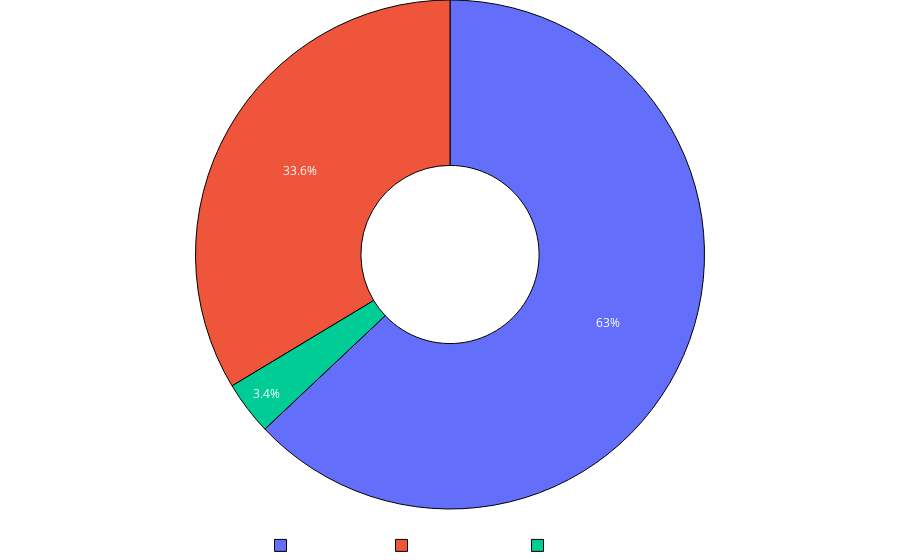

The notebook cell saved with this chart:
### Markdown cell above
# Análisis Descriptivo de los Datos

## Aportación del PIB de cada Sector
En el gráfico de proporciones (donut chart), observamos que los sectores se distribuyen de la siguiente manera: el sector primario representa el 3.4%, el sector secundario un 33.6%, y el sector terciario un 63% del total. Esta distribución resalta la predominancia del sector terciario en la estructura económica, lo que indica un enfoque hacia servicios y actividades relacionadas con la asistencia social, educación y alojamiento temporal.

### Code cell
fig = mg.pibPorSectorProporcion(pibPorSector).update_layout(margin=dict(t=0, b=0),title='', autosize=True, legend=dict(xanchor='center', yanchor='bottom', x=.5, y=-.1, orientation="h"), plot_bgcolor='rgba(0,0,0,0)', paper_bgcolor='rgba(0, 0, 0, 0)').update_legends(font=dict(color='white', size=12)).update_traces(textfont=dict(color='white'))

config = {
    'responsive':True,
    'scrollZoom':False,
    'staticPlot':False,
    'displayModeBar':False
}

nums = {
    '0': '₀',
    '1': '₁',
    '2':'₂',
    '3':'₃',
    '4':'₄',
    '5':'₅',
    '6':'₆',
    '7':'₇',
    '8':'₈',
    '9':'₉'
}

funcNum = lambda x: ''.join([nums[i] for i in str(x)])
Numero = lambda x: 'X' + funcNum(x)

fig

### Figure 1 — Plotly figure (JSON) as saved in the notebook; plotly's stock layout.template omitted (floating-point values rounded to 4 significant figures)
{"data": [{"hole": 0.35, "hoverinfo": "label+value+percent", "labels": ["PIB_primarias", "PIB_secundarias", "PIB_terciarias"], "marker": {"line": {"color": "#000", "width": 1}}, "textfont": {"color": "white", "size": 12}, "textinfo": "percent", "type": "pie", "values": [811500.0, 8032000.0, 15040000.0]}], "layout": {"annotations": [{"font": {"color": "white", "size": 18}, "showarrow": false, "text": "$25.27M", "x": 0.5, "y": 0.5}], "autosize": true, "legend": {"font": {"color": "white", "size": 12}, "orientation": "h", "x": 0.5, "xanchor": "center", "y": -0.1, "yanchor": "bottom"}, "margin": {"b": 0, "t": 0}, "paper_bgcolor": "rgba(0, 0, 0, 0)", "plot_bgcolor": "rgba(0,0,0,0)", "title": {"text": ""}}}
